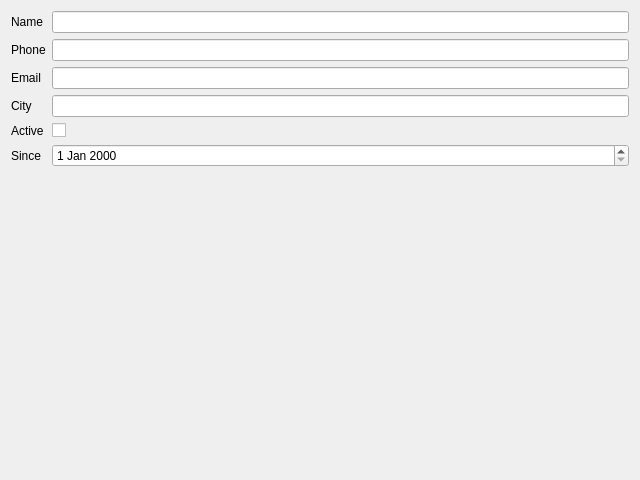
<?xml version="1.0" encoding="UTF-8"?>
<!-- SPDX-License-Identifier: MIT -->
<ui version="4.0">
 <class>CustomerDialog</class>
 <widget class="QDialog" name="CustomerDialog">
  <property name="geometry">
   <rect>
    <x>0</x>
    <y>0</y>
    <width>640</width>
    <height>480</height>
   </rect>
  </property>
  <property name="windowTitle">
   <string>Customer</string>
  </property>
  <layout class="QFormLayout" name="formLayout">
   <item row="0" column="0">
    <widget class="QLabel" name="label_nameEdit">
     <property name="text">
      <string>Name</string>
     </property>
     <property name="buddy">
      <cstring>nameEdit</cstring>
     </property>
    </widget>
   </item>
   <item row="0" column="1">
    <widget class="QLineEdit" name="nameEdit"/>
   </item>
   <item row="1" column="0">
    <widget class="QLabel" name="label_phoneEdit">
     <property name="text">
      <string>Phone</string>
     </property>
     <property name="buddy">
      <cstring>phoneEdit</cstring>
     </property>
    </widget>
   </item>
   <item row="1" column="1">
    <widget class="QLineEdit" name="phoneEdit"/>
   </item>
   <item row="2" column="0">
    <widget class="QLabel" name="label_emailEdit">
     <property name="text">
      <string>Email</string>
     </property>
     <property name="buddy">
      <cstring>emailEdit</cstring>
     </property>
    </widget>
   </item>
   <item row="2" column="1">
    <widget class="QLineEdit" name="emailEdit"/>
   </item>
   <item row="3" column="0">
    <widget class="QLabel" name="label_cityEdit">
     <property name="text">
      <string>City</string>
     </property>
     <property name="buddy">
      <cstring>cityEdit</cstring>
     </property>
    </widget>
   </item>
   <item row="3" column="1">
    <widget class="QLineEdit" name="cityEdit"/>
   </item>
   <item row="4" column="0">
    <widget class="QLabel" name="label_activeCheck">
     <property name="text">
      <string>Active</string>
     </property>
     <property name="buddy">
      <cstring>activeCheck</cstring>
     </property>
    </widget>
   </item>
   <item row="4" column="1">
    <widget class="QCheckBox" name="activeCheck"/>
   </item>
   <item row="5" column="0">
    <widget class="QLabel" name="label_sinceEdit">
     <property name="text">
      <string>Since</string>
     </property>
     <property name="buddy">
      <cstring>sinceEdit</cstring>
     </property>
    </widget>
   </item>
   <item row="5" column="1">
    <widget class="QDateEdit" name="sinceEdit"/>
   </item>
  </layout>
 </widget>
 <tabstops>
  <tabstop>nameEdit</tabstop>
  <tabstop>phoneEdit</tabstop>
  <tabstop>emailEdit</tabstop>
  <tabstop>cityEdit</tabstop>
  <tabstop>activeCheck</tabstop>
  <tabstop>sinceEdit</tabstop>
 </tabstops>
</ui>
